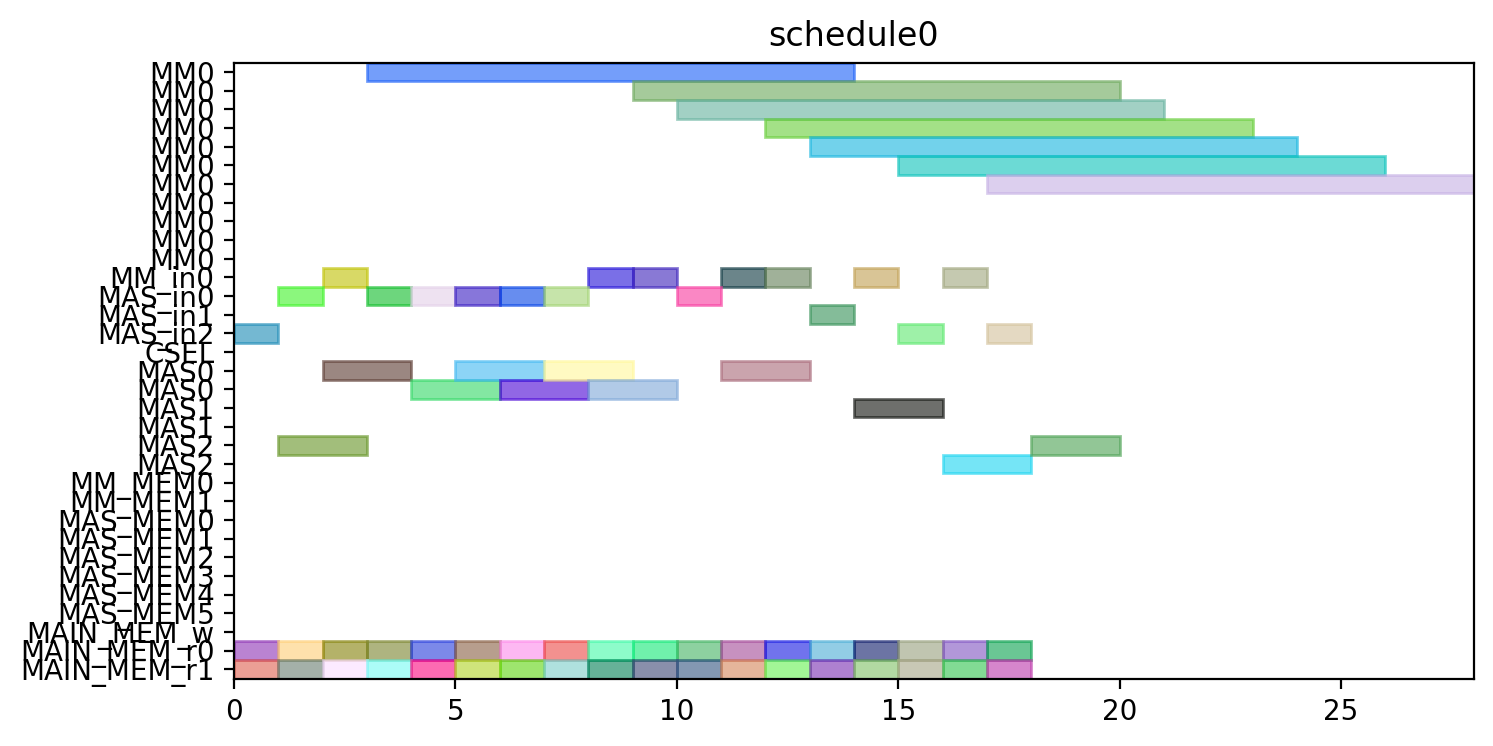

The script that drew this image:
from pyschedule import Scenario, solvers, plotters, alt


def solve():
	horizon = 120
	S = Scenario("schedule0", horizon=horizon)

	# resource
	MM = S.Resources('MM', num=1, size=11)
	MM_in = S.Resources('MM_in', num=1)
	MAS_in = S.Resources('MAS_in', num=3)
	CSEL = S.Resource('CSEL')
	MAS = S.Resources('MAS', num=3, size=2, periods=range(1, horizon))
	MM_MEM = S.Resources('MM_MEM', num=2)
	MAS_MEM = S.Resources('MAS_MEM', num=6)
	MAIN_MEM_w = S.Resource('MAIN_MEM_w', size=1)
	MAIN_MEM_r = S.Resources('MAIN_MEM_r', num=2)

	# result of previous scheduling

	# new tasks
	t0_t0 = S.Task('t0_t0', length=2, delay_cost=1)
	t0_t0 += alt(MAS)
	t0_t0_in = S.Task('t0_t0_in', length=1, delay_cost=1)
	t0_t0_in += alt(MAS_in)
	S += t0_t0_in*MAS_in[0]<=t0_t0*MAS[0]

	S += t0_t0_in*MAS_in[1]<=t0_t0*MAS[1]

	S += t0_t0_in*MAS_in[2]<=t0_t0*MAS[2]

	t0_t0_mem0 = S.Task('t0_t0_mem0', length=1, delay_cost=1)
	t0_t0_mem0 += MAIN_MEM_r[0]
	S += t0_t0_mem0 <= t0_t0

	t0_t0_mem1 = S.Task('t0_t0_mem1', length=1, delay_cost=1)
	t0_t0_mem1 += MAIN_MEM_r[1]
	S += t0_t0_mem1 <= t0_t0

	t0_t1 = S.Task('t0_t1', length=2, delay_cost=1)
	t0_t1 += alt(MAS)
	t0_t1_in = S.Task('t0_t1_in', length=1, delay_cost=1)
	t0_t1_in += alt(MAS_in)
	S += t0_t1_in*MAS_in[0]<=t0_t1*MAS[0]

	S += t0_t1_in*MAS_in[1]<=t0_t1*MAS[1]

	S += t0_t1_in*MAS_in[2]<=t0_t1*MAS[2]

	t0_t1_mem0 = S.Task('t0_t1_mem0', length=1, delay_cost=1)
	t0_t1_mem0 += MAIN_MEM_r[0]
	S += t0_t1_mem0 <= t0_t1

	t0_t1_mem1 = S.Task('t0_t1_mem1', length=1, delay_cost=1)
	t0_t1_mem1 += MAIN_MEM_r[1]
	S += t0_t1_mem1 <= t0_t1

	t0_t3 = S.Task('t0_t3', length=11, delay_cost=1)
	t0_t3 += alt(MM)
	t0_t3_in = S.Task('t0_t3_in', length=1, delay_cost=1)
	t0_t3_in += alt(MM_in)
	S += t0_t3_in*MM_in[0]<=t0_t3*MM[0]
	t0_t3_mem0 = S.Task('t0_t3_mem0', length=1, delay_cost=1)
	t0_t3_mem0 += MAIN_MEM_r[0]
	S += t0_t3_mem0 <= t0_t3

	t0_t3_mem1 = S.Task('t0_t3_mem1', length=1, delay_cost=1)
	t0_t3_mem1 += MAIN_MEM_r[1]
	S += t0_t3_mem1 <= t0_t3

	t1_t0 = S.Task('t1_t0', length=2, delay_cost=1)
	t1_t0 += alt(MAS)
	t1_t0_in = S.Task('t1_t0_in', length=1, delay_cost=1)
	t1_t0_in += alt(MAS_in)
	S += t1_t0_in*MAS_in[0]<=t1_t0*MAS[0]

	S += t1_t0_in*MAS_in[1]<=t1_t0*MAS[1]

	S += t1_t0_in*MAS_in[2]<=t1_t0*MAS[2]

	t1_t0_mem0 = S.Task('t1_t0_mem0', length=1, delay_cost=1)
	t1_t0_mem0 += MAIN_MEM_r[0]
	S += t1_t0_mem0 <= t1_t0

	t1_t0_mem1 = S.Task('t1_t0_mem1', length=1, delay_cost=1)
	t1_t0_mem1 += MAIN_MEM_r[1]
	S += t1_t0_mem1 <= t1_t0

	t1_t1 = S.Task('t1_t1', length=2, delay_cost=1)
	t1_t1 += alt(MAS)
	t1_t1_in = S.Task('t1_t1_in', length=1, delay_cost=1)
	t1_t1_in += alt(MAS_in)
	S += t1_t1_in*MAS_in[0]<=t1_t1*MAS[0]

	S += t1_t1_in*MAS_in[1]<=t1_t1*MAS[1]

	S += t1_t1_in*MAS_in[2]<=t1_t1*MAS[2]

	t1_t1_mem0 = S.Task('t1_t1_mem0', length=1, delay_cost=1)
	t1_t1_mem0 += MAIN_MEM_r[0]
	S += t1_t1_mem0 <= t1_t1

	t1_t1_mem1 = S.Task('t1_t1_mem1', length=1, delay_cost=1)
	t1_t1_mem1 += MAIN_MEM_r[1]
	S += t1_t1_mem1 <= t1_t1

	t1_t3 = S.Task('t1_t3', length=11, delay_cost=1)
	t1_t3 += alt(MM)
	t1_t3_in = S.Task('t1_t3_in', length=1, delay_cost=1)
	t1_t3_in += alt(MM_in)
	S += t1_t3_in*MM_in[0]<=t1_t3*MM[0]
	t1_t3_mem0 = S.Task('t1_t3_mem0', length=1, delay_cost=1)
	t1_t3_mem0 += MAIN_MEM_r[0]
	S += t1_t3_mem0 <= t1_t3

	t1_t3_mem1 = S.Task('t1_t3_mem1', length=1, delay_cost=1)
	t1_t3_mem1 += MAIN_MEM_r[1]
	S += t1_t3_mem1 <= t1_t3

	t2_t2 = S.Task('t2_t2', length=2, delay_cost=1)
	t2_t2 += alt(MAS)
	t2_t2_in = S.Task('t2_t2_in', length=1, delay_cost=1)
	t2_t2_in += alt(MAS_in)
	S += t2_t2_in*MAS_in[0]<=t2_t2*MAS[0]

	S += t2_t2_in*MAS_in[1]<=t2_t2*MAS[1]

	S += t2_t2_in*MAS_in[2]<=t2_t2*MAS[2]

	t2_t2_mem0 = S.Task('t2_t2_mem0', length=1, delay_cost=1)
	t2_t2_mem0 += MAIN_MEM_r[0]
	S += t2_t2_mem0 <= t2_t2

	t2_t2_mem1 = S.Task('t2_t2_mem1', length=1, delay_cost=1)
	t2_t2_mem1 += MAIN_MEM_r[1]
	S += t2_t2_mem1 <= t2_t2

	t5_t0 = S.Task('t5_t0', length=11, delay_cost=1)
	t5_t0 += alt(MM)
	t5_t0_in = S.Task('t5_t0_in', length=1, delay_cost=1)
	t5_t0_in += alt(MM_in)
	S += t5_t0_in*MM_in[0]<=t5_t0*MM[0]
	t5_t0_mem0 = S.Task('t5_t0_mem0', length=1, delay_cost=1)
	t5_t0_mem0 += MAIN_MEM_r[0]
	S += t5_t0_mem0 <= t5_t0

	t5_t0_mem1 = S.Task('t5_t0_mem1', length=1, delay_cost=1)
	t5_t0_mem1 += MAIN_MEM_r[1]
	S += t5_t0_mem1 <= t5_t0

	t5_t1 = S.Task('t5_t1', length=11, delay_cost=1)
	t5_t1 += alt(MM)
	t5_t1_in = S.Task('t5_t1_in', length=1, delay_cost=1)
	t5_t1_in += alt(MM_in)
	S += t5_t1_in*MM_in[0]<=t5_t1*MM[0]
	t5_t1_mem0 = S.Task('t5_t1_mem0', length=1, delay_cost=1)
	t5_t1_mem0 += MAIN_MEM_r[0]
	S += t5_t1_mem0 <= t5_t1

	t5_t1_mem1 = S.Task('t5_t1_mem1', length=1, delay_cost=1)
	t5_t1_mem1 += MAIN_MEM_r[1]
	S += t5_t1_mem1 <= t5_t1

	t5_t2 = S.Task('t5_t2', length=2, delay_cost=1)
	t5_t2 += alt(MAS)
	t5_t2_in = S.Task('t5_t2_in', length=1, delay_cost=1)
	t5_t2_in += alt(MAS_in)
	S += t5_t2_in*MAS_in[0]<=t5_t2*MAS[0]

	S += t5_t2_in*MAS_in[1]<=t5_t2*MAS[1]

	S += t5_t2_in*MAS_in[2]<=t5_t2*MAS[2]

	t5_t2_mem0 = S.Task('t5_t2_mem0', length=1, delay_cost=1)
	t5_t2_mem0 += MAIN_MEM_r[0]
	S += t5_t2_mem0 <= t5_t2

	t5_t2_mem1 = S.Task('t5_t2_mem1', length=1, delay_cost=1)
	t5_t2_mem1 += MAIN_MEM_r[1]
	S += t5_t2_mem1 <= t5_t2

	t5_t3 = S.Task('t5_t3', length=2, delay_cost=1)
	t5_t3 += alt(MAS)
	t5_t3_in = S.Task('t5_t3_in', length=1, delay_cost=1)
	t5_t3_in += alt(MAS_in)
	S += t5_t3_in*MAS_in[0]<=t5_t3*MAS[0]

	S += t5_t3_in*MAS_in[1]<=t5_t3*MAS[1]

	S += t5_t3_in*MAS_in[2]<=t5_t3*MAS[2]

	t5_t3_mem0 = S.Task('t5_t3_mem0', length=1, delay_cost=1)
	t5_t3_mem0 += MAIN_MEM_r[0]
	S += t5_t3_mem0 <= t5_t3

	t5_t3_mem1 = S.Task('t5_t3_mem1', length=1, delay_cost=1)
	t5_t3_mem1 += MAIN_MEM_r[1]
	S += t5_t3_mem1 <= t5_t3

	t7_t0 = S.Task('t7_t0', length=2, delay_cost=1)
	t7_t0 += alt(MAS)
	t7_t0_in = S.Task('t7_t0_in', length=1, delay_cost=1)
	t7_t0_in += alt(MAS_in)
	S += t7_t0_in*MAS_in[0]<=t7_t0*MAS[0]

	S += t7_t0_in*MAS_in[1]<=t7_t0*MAS[1]

	S += t7_t0_in*MAS_in[2]<=t7_t0*MAS[2]

	t7_t0_mem0 = S.Task('t7_t0_mem0', length=1, delay_cost=1)
	t7_t0_mem0 += MAIN_MEM_r[0]
	S += t7_t0_mem0 <= t7_t0

	t7_t0_mem1 = S.Task('t7_t0_mem1', length=1, delay_cost=1)
	t7_t0_mem1 += MAIN_MEM_r[1]
	S += t7_t0_mem1 <= t7_t0

	t7_t1 = S.Task('t7_t1', length=2, delay_cost=1)
	t7_t1 += alt(MAS)
	t7_t1_in = S.Task('t7_t1_in', length=1, delay_cost=1)
	t7_t1_in += alt(MAS_in)
	S += t7_t1_in*MAS_in[0]<=t7_t1*MAS[0]

	S += t7_t1_in*MAS_in[1]<=t7_t1*MAS[1]

	S += t7_t1_in*MAS_in[2]<=t7_t1*MAS[2]

	t7_t1_mem0 = S.Task('t7_t1_mem0', length=1, delay_cost=1)
	t7_t1_mem0 += MAIN_MEM_r[0]
	S += t7_t1_mem0 <= t7_t1

	t7_t1_mem1 = S.Task('t7_t1_mem1', length=1, delay_cost=1)
	t7_t1_mem1 += MAIN_MEM_r[1]
	S += t7_t1_mem1 <= t7_t1

	t7_t3 = S.Task('t7_t3', length=11, delay_cost=1)
	t7_t3 += alt(MM)
	t7_t3_in = S.Task('t7_t3_in', length=1, delay_cost=1)
	t7_t3_in += alt(MM_in)
	S += t7_t3_in*MM_in[0]<=t7_t3*MM[0]
	t7_t3_mem0 = S.Task('t7_t3_mem0', length=1, delay_cost=1)
	t7_t3_mem0 += MAIN_MEM_r[0]
	S += t7_t3_mem0 <= t7_t3

	t7_t3_mem1 = S.Task('t7_t3_mem1', length=1, delay_cost=1)
	t7_t3_mem1 += MAIN_MEM_r[1]
	S += t7_t3_mem1 <= t7_t3

	t10_t0 = S.Task('t10_t0', length=11, delay_cost=1)
	t10_t0 += alt(MM)
	t10_t0_in = S.Task('t10_t0_in', length=1, delay_cost=1)
	t10_t0_in += alt(MM_in)
	S += t10_t0_in*MM_in[0]<=t10_t0*MM[0]
	t10_t0_mem0 = S.Task('t10_t0_mem0', length=1, delay_cost=1)
	t10_t0_mem0 += MAIN_MEM_r[0]
	S += t10_t0_mem0 <= t10_t0

	t10_t0_mem1 = S.Task('t10_t0_mem1', length=1, delay_cost=1)
	t10_t0_mem1 += MAIN_MEM_r[1]
	S += t10_t0_mem1 <= t10_t0

	t10_t1 = S.Task('t10_t1', length=11, delay_cost=1)
	t10_t1 += alt(MM)
	t10_t1_in = S.Task('t10_t1_in', length=1, delay_cost=1)
	t10_t1_in += alt(MM_in)
	S += t10_t1_in*MM_in[0]<=t10_t1*MM[0]
	t10_t1_mem0 = S.Task('t10_t1_mem0', length=1, delay_cost=1)
	t10_t1_mem0 += MAIN_MEM_r[0]
	S += t10_t1_mem0 <= t10_t1

	t10_t1_mem1 = S.Task('t10_t1_mem1', length=1, delay_cost=1)
	t10_t1_mem1 += MAIN_MEM_r[1]
	S += t10_t1_mem1 <= t10_t1

	t10_t2 = S.Task('t10_t2', length=2, delay_cost=1)
	t10_t2 += alt(MAS)
	t10_t2_in = S.Task('t10_t2_in', length=1, delay_cost=1)
	t10_t2_in += alt(MAS_in)
	S += t10_t2_in*MAS_in[0]<=t10_t2*MAS[0]

	S += t10_t2_in*MAS_in[1]<=t10_t2*MAS[1]

	S += t10_t2_in*MAS_in[2]<=t10_t2*MAS[2]

	t10_t2_mem0 = S.Task('t10_t2_mem0', length=1, delay_cost=1)
	t10_t2_mem0 += MAIN_MEM_r[0]
	S += t10_t2_mem0 <= t10_t2

	t10_t2_mem1 = S.Task('t10_t2_mem1', length=1, delay_cost=1)
	t10_t2_mem1 += MAIN_MEM_r[1]
	S += t10_t2_mem1 <= t10_t2

	t10_t3 = S.Task('t10_t3', length=2, delay_cost=1)
	t10_t3 += alt(MAS)
	t10_t3_in = S.Task('t10_t3_in', length=1, delay_cost=1)
	t10_t3_in += alt(MAS_in)
	S += t10_t3_in*MAS_in[0]<=t10_t3*MAS[0]

	S += t10_t3_in*MAS_in[1]<=t10_t3*MAS[1]

	S += t10_t3_in*MAS_in[2]<=t10_t3*MAS[2]

	t10_t3_mem0 = S.Task('t10_t3_mem0', length=1, delay_cost=1)
	t10_t3_mem0 += MAIN_MEM_r[0]
	S += t10_t3_mem0 <= t10_t3

	t10_t3_mem1 = S.Task('t10_t3_mem1', length=1, delay_cost=1)
	t10_t3_mem1 += MAIN_MEM_r[1]
	S += t10_t3_mem1 <= t10_t3

	solvers.mip.solve(S,msg=1,kind='CPLEX',ratio_gap=1.01)

	solution = [['hoge']*len(S.solution()[1]) for i in range(len(S.solution()))]
	for i in range(len(S.solution())):
		for j in range(len(S.solution()[i])):
			solution[i][j]=str(S.solution()[i][j])
	print(solution)

	cycles = int(solution[-1][3])

	pic_file_name = "/mnt/rose/usr1/fukuda/ABE/multiRAM_multiMAS_16mux/scheduling_result/stage11MM1_stage2MAS3/EP2_DBL_w_EVAL/schedule0.png"
	if(S.solution() != []):
		plotters.matplotlib.plot(S,img_filename=pic_file_name, show_task_labels=False, fig_size=(cycles*0.25+3, 4))

	return solution
